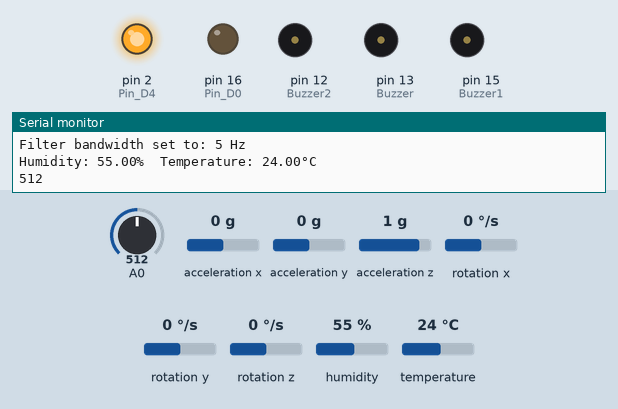
Simulated run of this sketch. Board: Arduino Leonardo, built with avr-gcc and run on an emulated ATmega32U4. Shown: output pins drawn as LEDs (lit = HIGH), buzzer (waves = sounding, pin HIGH), the last lines printed to the serial monitor. Inputs (shaded band) come from the test bench; at power-on: A0 = 512, acceleration x 0 g, acceleration y 0 g, acceleration z 1 g, rotation x 0 °/s, rotation y 0 °/s, rotation z 0 °/s, humidity 55 %, temperature 24 °C.

Above: at 2.3 s.
2.4 s: A0 set to 539
13.0 s: A0 set to 564
At 16.6 s:
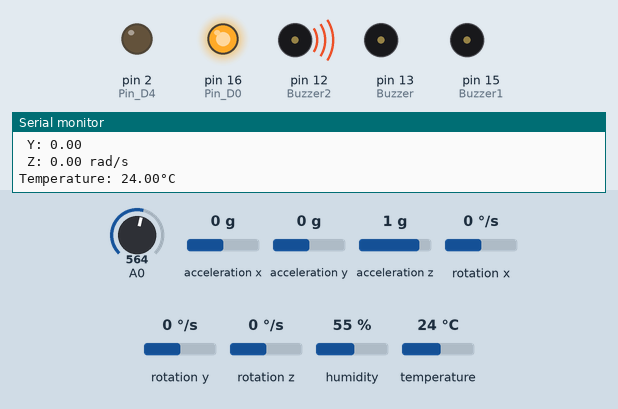
21.9 s: A0 set to 540
At 25.6 s:
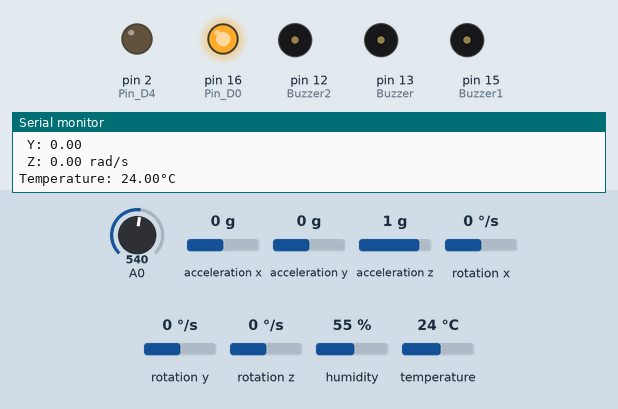
32.5 s: A0 set to 560
At 37.3 s:
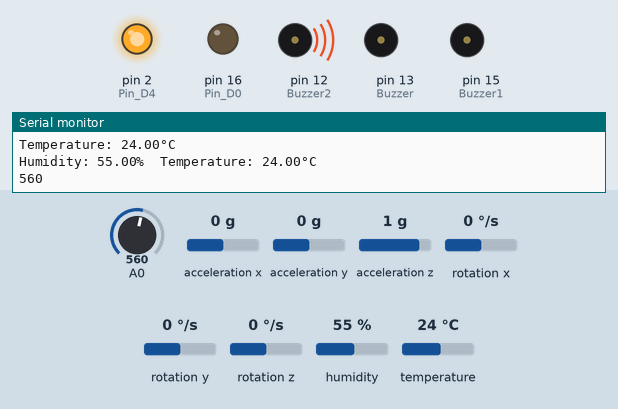
Timing chart, 0 to 43.6 s (numbered marks = the images above; inputs shaded):
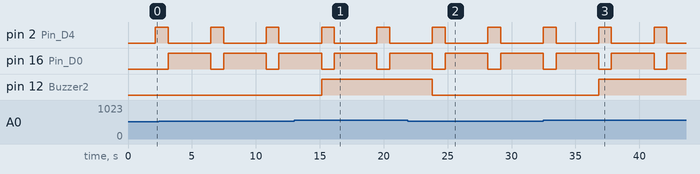

Measured:
- the behaviour switches between 550 and 551 on A0 (found by bisection; images 0 and 1)
- after the input at 13.0 s, pin 12 (Buzzer2): LOW → HIGH after 2.1 s
- after the input at 21.9 s, pin 12 (Buzzer2): HIGH → LOW after 1.9 s
- after the input at 32.5 s, pin 12 (Buzzer2): LOW → HIGH after 4.3 s
- by itself, pin 2 (Pin_D4): alternates HIGH for 1.0 s and LOW for 3.3 s
- by itself, pin 16 (Pin_D0): alternates HIGH for 3.3 s and LOW for 1.0 s

The sketch:

SIH1.ino
```cpp
#include <SPI.h>
#include <Adafruit_GFX.h>
#include <Adafruit_SSD1306.h>
#include <Adafruit_MPU6050.h>
#include <Adafruit_Sensor.h>
#include <Wire.h>
#include <DHT.h>

int n;
int D3;
int sensor_value;
int readD2;
int Pin_D0 = 16;
int Pin_D4 = 2;


Adafruit_MPU6050 mpu; //MPU6050

#define minval -10
#define maxval 10
int Buzzer1 = 15;

int Buzzer2 = 12;   //Heartsensor
int Signal;
int Threshold = 550;

int Buzzer = 13;
const int sensor = A1; //MQ06 sensor and Heart sensor bcause only one analog pin
int sensor_limit = 2000;
#define DHTPIN   D3
#define DHTTYPE DHT11
DHT dht(DHTPIN, DHTTYPE);

int analogRead1() {
  digitalWrite(Pin_D0, HIGH); // Turn D1 On
  digitalWrite(Pin_D4, LOW); // Turn D2 Off
  return analogRead(0);
}

int analogRead2() {
  digitalWrite(Pin_D0, LOW); //  Turn D1 On
  digitalWrite(Pin_D4, HIGH); // Turn D2 Off
  return analogRead(0);
}

void setup()
{
  Serial.begin(9600);        //Temperature sensor
  dht.begin();


  pinMode(Buzzer2, OUTPUT);     //heartbeat!
  pinMode(Pin_D4, OUTPUT);
  pinMode(Pin_D0, OUTPUT);
  delay(1000);

  pinMode(Buzzer, OUTPUT); //MQ06 sensor
  pinMode(sensor, INPUT);

  pinMode(Buzzer1, OUTPUT);  //MPU6050

  while (!Serial)
    delay(10); // will pause Zero, Leonardo, etc until serial console opens
  Serial.println("Adafruit MPU6050 test!");
  // Try to initialize!
  if (!mpu.begin()) {
    Serial.println("Failed to find MPU6050 chip");
    while (1) {
      delay(10);
    }
  }
  Serial.println("MPU6050 Found!");

  mpu.setAccelerometerRange(MPU6050_RANGE_8_G);
  Serial.print("Accelerometer range set to: ");
  switch (mpu.getAccelerometerRange()) {
    case MPU6050_RANGE_2_G:
      Serial.println("+-2G");
      break;
    case MPU6050_RANGE_4_G:
      Serial.println("+-4G");
      break;
    case MPU6050_RANGE_8_G:
      Serial.println("+-8G");
      break;
    case MPU6050_RANGE_16_G:
      Serial.println("+-16G");
      break;
  }
  mpu.setGyroRange(MPU6050_RANGE_500_DEG);
  Serial.print("Gyro range set to: ");
  switch (mpu.getGyroRange()) {
    case MPU6050_RANGE_250_DEG:
      Serial.println("+- 250 deg/s");
      break;
    case MPU6050_RANGE_500_DEG:
      Serial.println("+- 500 deg/s");
      break;
    case MPU6050_RANGE_1000_DEG:
      Serial.println("+- 1000 deg/s");
      break;
    case MPU6050_RANGE_2000_DEG:
      Serial.println("+- 2000 deg/s");
      break;
  }

  mpu.setFilterBandwidth(MPU6050_BAND_5_HZ);
  Serial.print("Filter bandwidth set to: ");
  switch (mpu.getFilterBandwidth()) {
    case MPU6050_BAND_260_HZ:
      Serial.println("260 Hz");
      break;
    case MPU6050_BAND_184_HZ:
      Serial.println("184 Hz");
      break;
    case MPU6050_BAND_94_HZ:
      Serial.println("94 Hz");
      break;
    case MPU6050_BAND_44_HZ:
      Serial.println("44 Hz");
      break;
    case MPU6050_BAND_21_HZ:
      Serial.println("21 Hz");
      break;
    case MPU6050_BAND_10_HZ:
      Serial.println("10 Hz");
      break;
    case MPU6050_BAND_5_HZ:
      Serial.println("5 Hz");
      break;
  }

  Serial.println("");
  delay(100);

}

void loop()
{

   temp();
   heart();
   gas();
   quake();
  delay(1000);
}

void temp() {
  float h = dht.readHumidity();                                 // Read Humidity
  float t = dht.readTemperature();                              // Read temperature

  if (isnan(h) || isnan(t))                                     // Checking sensor working
  {
    Serial.println(F("Failed to read from DHT sensor!"));
    return;
  }
  Serial.print("Humidity: ");
  Serial.print(h);
  String fireHumid = String(h) + String("%");                   //Humidity integer to string conversion

  Serial.print("%  Temperature: ");
  Serial.print(t);
  Serial.println("°C ");
  String fireTemp = String(t) + String("°C");                  //Temperature integer to string conversion
  delay(1000);
}

void heart() {
  Signal = analogRead2();  // Read the PulseSensor's value

  Serial.println(Signal);                    // Send the Signal value to Serial Plotter.

  if (Signal > Threshold) {                        // If the signal is above "550", then "turn-on" Arduino's on-Board LED.
    digitalWrite(Buzzer2, HIGH);
  } else {
    digitalWrite(Buzzer2, LOW);               //  Else, the sigal must be below "550", so "turn-off" this LED.
  }
  delay(1000);
}

void gas() {
  sensor_value = analogRead1();
  delay(200);
  Serial.print("Gas Level: ");
  Serial.println(sensor_value);
  if (sensor_value > sensor_limit)  // Checks if it has reached the threshold value
  {
    digitalWrite(Buzzer, HIGH);
    delay(300);
    digitalWrite(Buzzer, LOW);
  }
  else
  {
    digitalWrite(Buzzer, LOW);
  }
  delay(100);
}

void quake() {
  sensors_event_t a, g, temp;
  mpu.getEvent(&a, &g, &temp);
  float a_x;
  float a_y;
  float a_z;
  float A=(g.gyro.x > maxval || g.gyro.x < minval && g.gyro.y > maxval || g.gyro.y  < minval && g.gyro.z > maxval || g.gyro.z < minval);
  if (A)
  {
    delay(10000);
    if (A==(g.gyro.x > maxval || g.gyro.x < minval && g.gyro.y > maxval || g.gyro.y  < minval && g.gyro.z > maxval || g.gyro.z < minval))
    {
    digitalWrite(Buzzer1, HIGH);
    delay(300);
    digitalWrite(Buzzer1, HIGH);
    delay(300);
    Serial.print("Motion Detected");
    delay (1000);
    }
  }

  else {
    digitalWrite(Buzzer1, LOW);
    a_x=a.acceleration.x;
    a_y=a.acceleration.y;
    a_z=a.acceleration.z;
    Serial.print("Acceleration X: ");
    Serial.print(a.acceleration.x);
    Serial.print("\n Y: ");
    Serial.print(a.acceleration.y);
    Serial.print("\n Z: ");
    Serial.print(a.acceleration.z);
    Serial.println(" m/s^2");

    Serial.print("Rotation X: ");
    Serial.print(g.gyro.x);
    Serial.print("\n Y: ");
    Serial.print(g.gyro.y);
    Serial.print("\n Z: ");
    Serial.print(g.gyro.z);
    Serial.println(" rad/s");

    Serial.print("\nTemperature: ");
    Serial.print(temp.temperature);
    Serial.println("°C");
  }
  delay(1000);
}
```
